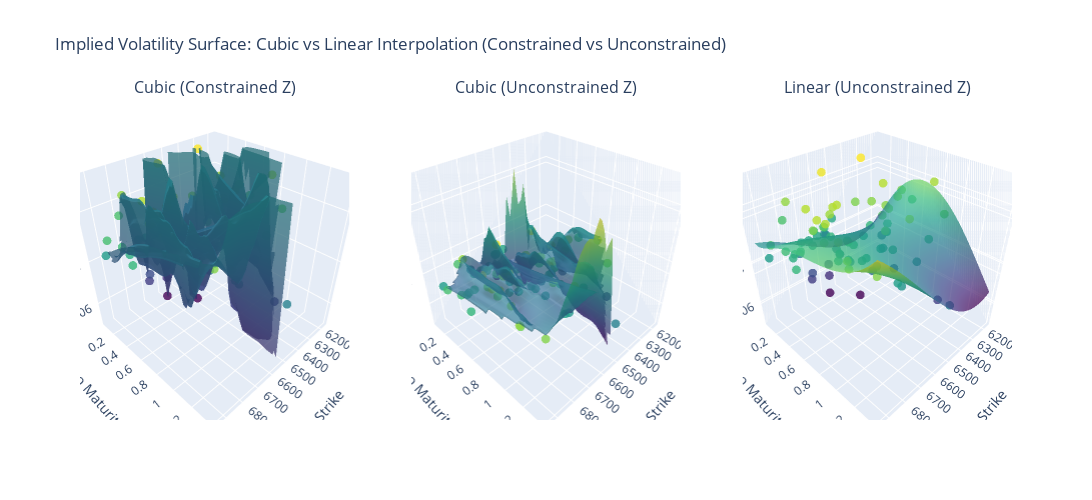

This figure's notebook cell:
### Code cell
interp,regres = get_interp(calls)
plot_two_interp(interp,regres,calls)
